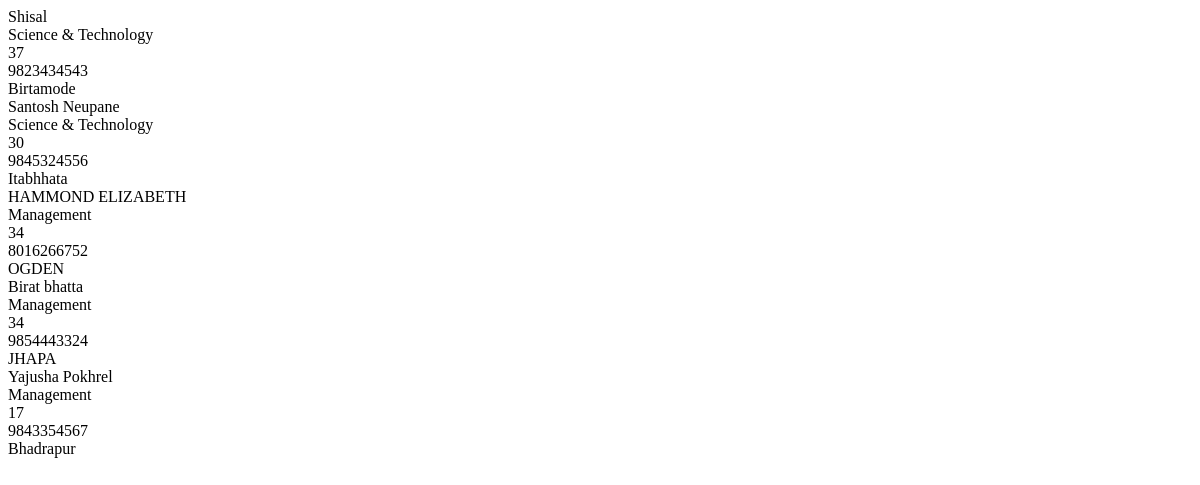
Page /read/ on the earlier database version.
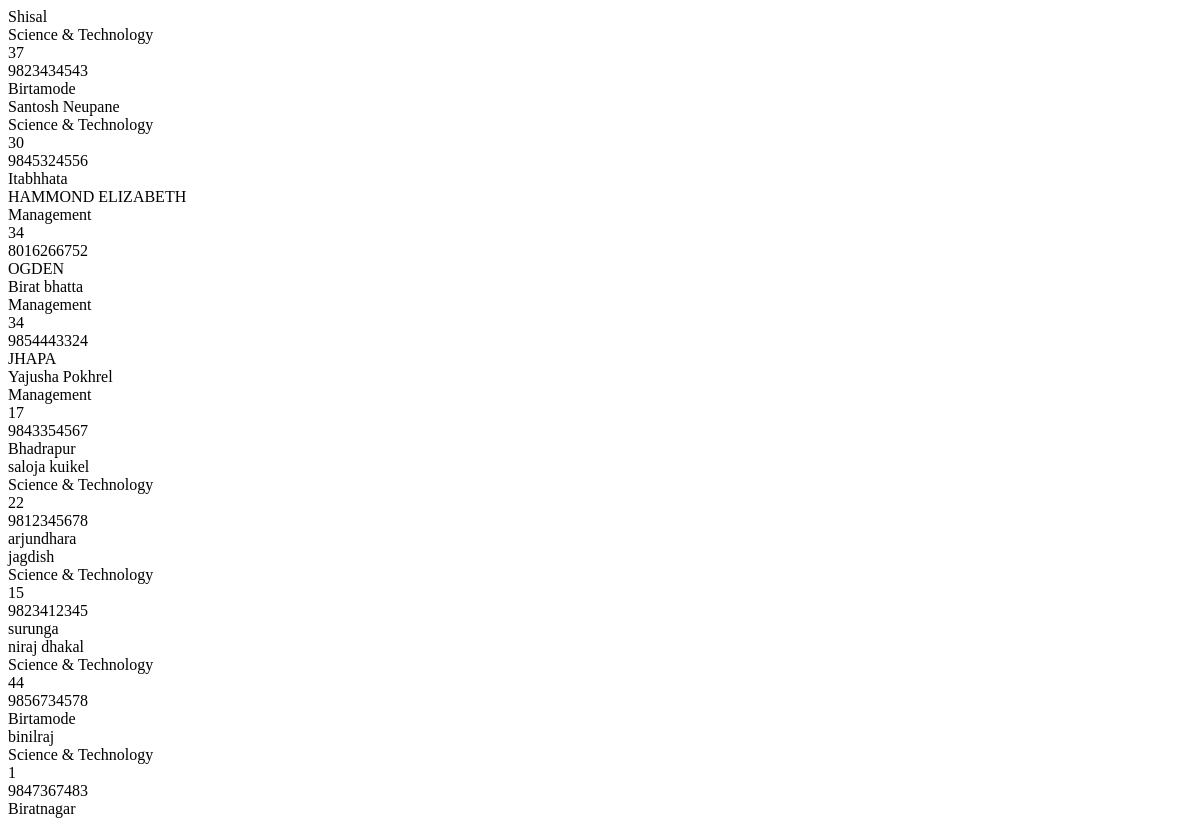
Same page on the later database version.
### app/models.py (models this page shows, shortened)
class Student(models.Model):
    user = models.ForeignKey(User, on_delete=models.CASCADE,default=1,blank=True,null=True)
    name = models.CharField(max_length=50)
    age = models.IntegerField()
    roll = models.IntegerField()
    phone = models.CharField(max_length=10)
    city = models.CharField(max_length=100)
    faculty_choices = (
        ('Management','Management'),
        ('Science & Technology','Science & Technology'),
    )
    marks = models.IntegerField()
    programme_choices = (
        ('BBA','BBA'),
        ('BCA','BCA'),
        ('MCA','MCA'),
        ('MBA','MBA'),
    )
    faculty = models.CharField(max_length=50, choices=faculty_choices)
    programme = models.CharField(max_length=20, choices=programme_choices)

### app/views.py (the view)
# urls.py: path('read/',views.read, name='read'),
def read(request):
    students = Student.objects.all()
    return render(request, 'read.html', {'students':students})

### templates/read.html (shortened to what this page needs)
<!DOCTYPE html>
<html lang="en">
<head>
</head>
<body>
    {% for student in students %}
    {{student.name}} <br>
    {{student.faculty}} <br>
    {{student.roll}} <br>
    {{student.phone}} <br>
    {{student.city}} <br>
    {% endfor %}
</body>
</html>

Differences in the rows shown:
added Student: name "saloja kuikel", faculty "Science & Technology", roll "22", phone "9812345678", city "arjundhara"
added Student: name "jagdish", faculty "Science & Technology", roll "15", phone "9823412345", city "surunga"
added Student: name "niraj dhakal", faculty "Science & Technology", roll "44", phone "9856734578", city "Birtamode"
added Student: name "binilraj", faculty "Science & Technology", roll "1", phone "9847367483", city "Biratnagar"
